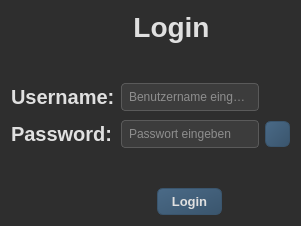
<?xml version="1.0" encoding="UTF-8"?>
<ui version="4.0">
 <class>LoginDialog</class>
 <widget class="QDialog" name="LoginDialog">
  <property name="geometry">
   <rect>
    <x>0</x>
    <y>0</y>
    <width>301</width>
    <height>226</height>
   </rect>
  </property>
  <property name="windowTitle">
   <string>Dialog</string>
  </property>
  <property name="styleSheet">
   <string notr="true">QDialog {
    background-color: #2E2E2E;
    color: #E0E0E0;
}</string>
  </property>
  <layout class="QGridLayout" name="gridLayout_2">
   <item row="0" column="0">
    <layout class="QVBoxLayout" name="verticalLayout">
     <item>
      <layout class="QGridLayout" name="gridLayout">
       <property name="topMargin">
        <number>0</number>
       </property>
       <property name="rightMargin">
        <number>0</number>
       </property>
       <property name="bottomMargin">
        <number>0</number>
       </property>
       <property name="verticalSpacing">
        <number>9</number>
       </property>
       <item row="5" column="1">
        <spacer name="horizontalSpacer_2">
         <property name="orientation">
          <enum>Qt::Orientation::Horizontal</enum>
         </property>
         <property name="sizeHint" stdset="0">
          <size>
           <width>40</width>
           <height>20</height>
          </size>
         </property>
        </spacer>
       </item>
       <item row="1" column="0">
        <spacer name="verticalSpacer">
         <property name="orientation">
          <enum>Qt::Orientation::Vertical</enum>
         </property>
         <property name="sizeHint" stdset="0">
          <size>
           <width>20</width>
           <height>40</height>
          </size>
         </property>
        </spacer>
       </item>
       <item row="4" column="2">
        <spacer name="verticalSpacer_3">
         <property name="orientation">
          <enum>Qt::Orientation::Vertical</enum>
         </property>
         <property name="sizeHint" stdset="0">
          <size>
           <width>20</width>
           <height>40</height>
          </size>
         </property>
        </spacer>
       </item>
       <item row="3" column="0">
        <widget class="QLabel" name="password_lbl">
         <property name="font">
          <font>
           <pointsize>15</pointsize>
           <bold>true</bold>
          </font>
         </property>
         <property name="styleSheet">
          <string notr="true">QLabel {
    color: #E0E0E0;
    font-weight: bold;}</string>
         </property>
         <property name="text">
          <string>Password:</string>
         </property>
        </widget>
       </item>
       <item row="2" column="1" colspan="3">
        <widget class="QLineEdit" name="name_edit">
         <property name="styleSheet">
          <string notr="true">QLineEdit {
    background-color: #3C3C3C;
    color: #E0E0E0;
    border: 1px solid #5A5A5A;
    border-radius: 4px;
    padding: 5px;
}

QLineEdit:focus {
    border-color: #7294AA;
}</string>
         </property>
         <property name="placeholderText">
          <string>Benutzername eingeben</string>
         </property>
        </widget>
       </item>
       <item row="3" column="1" colspan="3">
        <widget class="QLineEdit" name="passw_edit">
         <property name="styleSheet">
          <string notr="true">QLineEdit {
    background-color: #3C3C3C;
    color: #E0E0E0;
    border: 1px solid #5A5A5A;
    border-radius: 4px;
    padding: 5px;
}

QLineEdit:focus {
    border-color: #7294AA;
}</string>
         </property>
         <property name="echoMode">
          <enum>QLineEdit::EchoMode::Password</enum>
         </property>
         <property name="placeholderText">
          <string>Passwort eingeben</string>
         </property>
        </widget>
       </item>
       <item row="0" column="1" colspan="2">
        <widget class="QLabel" name="login_lbl">
         <property name="font">
          <font>
           <pointsize>21</pointsize>
           <bold>true</bold>
          </font>
         </property>
         <property name="styleSheet">
          <string notr="true">QLabel {
    color: #E0E0E0;
    font-weight: bold;}</string>
         </property>
         <property name="text">
          <string>Login</string>
         </property>
         <property name="alignment">
          <set>Qt::AlignmentFlag::AlignCenter</set>
         </property>
        </widget>
       </item>
       <item row="2" column="0">
        <widget class="QLabel" name="username_lbl">
         <property name="font">
          <font>
           <pointsize>15</pointsize>
           <bold>true</bold>
          </font>
         </property>
         <property name="styleSheet">
          <string notr="true">QLabel {
    color: #E0E0E0;
    font-weight: bold;}</string>
         </property>
         <property name="text">
          <string>Username:</string>
         </property>
        </widget>
       </item>
       <item row="5" column="3">
        <spacer name="horizontalSpacer">
         <property name="orientation">
          <enum>Qt::Orientation::Horizontal</enum>
         </property>
         <property name="sizeHint" stdset="0">
          <size>
           <width>40</width>
           <height>20</height>
          </size>
         </property>
        </spacer>
       </item>
       <item row="5" column="2">
        <widget class="QPushButton" name="login_btn">
         <property name="minimumSize">
          <size>
           <width>65</width>
           <height>0</height>
          </size>
         </property>
         <property name="font">
          <font>
           <pointsize>10</pointsize>
           <bold>true</bold>
          </font>
         </property>
         <property name="styleSheet">
          <string notr="true">QPushButton {
    background-color: qlineargradient(spread:pad, x1:0, y1:0, x2:1, y2:1, stop:0 #4A6A87, stop:1 #3A556D);
    color: #E0E0E0;
    border: 1px solid #3A556D;
    border-radius: 6px;
    padding: 5px 12px;
    font-weight: bold;
}

QPushButton:hover {
    background-color: qlineargradient(spread:pad, x1:0, y1:0, x2:1, y2:1, stop:0 #3A556D, stop:1 #2E3E4F);
}

QPushButton:pressed {
    background-color: #3E4F60;
}</string>
         </property>
         <property name="text">
          <string>Login</string>
         </property>
        </widget>
       </item>
       <item row="1" column="1">
        <spacer name="verticalSpacer_2">
         <property name="orientation">
          <enum>Qt::Orientation::Vertical</enum>
         </property>
         <property name="sizeHint" stdset="0">
          <size>
           <width>20</width>
           <height>40</height>
          </size>
         </property>
        </spacer>
       </item>
       <item row="3" column="4">
        <widget class="QPushButton" name="auge_btn">
         <property name="maximumSize">
          <size>
           <width>25</width>
           <height>16777215</height>
          </size>
         </property>
         <property name="styleSheet">
          <string notr="true">QPushButton {
    background-color: qlineargradient(spread:pad, x1:0, y1:0, x2:1, y2:1, stop:0 #4A6A87, stop:1 #3A556D);
    color: #E0E0E0;
    border: 1px solid #3A556D;
    border-radius: 6px;
    padding: 5px 12px;
    font-weight: bold;
}

QPushButton:hover {
    background-color: qlineargradient(spread:pad, x1:0, y1:0, x2:1, y2:1, stop:0 #3A556D, stop:1 #2E3E4F);
}

QPushButton:pressed {
    background-color: #3E4F60;
}</string>
         </property>
         <property name="text">
          <string/>
         </property>
         <property name="iconSize">
          <size>
           <width>25</width>
           <height>25</height>
          </size>
         </property>
        </widget>
       </item>
      </layout>
     </item>
    </layout>
   </item>
  </layout>
 </widget>
 <resources/>
 <connections/>
</ui>
